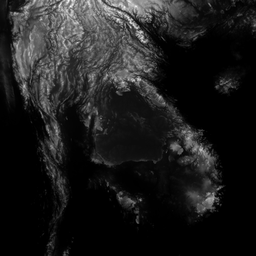
#> input picture false-color/heightmapper.png, 256 x 256 px, shrunk from 1024 x 1024 before the run, found by its file name
$ python convert-color.py
#> lines starting #> are read from the running program, lines starting #| are printed output that depends on the picture
#!/usr/bin/env python3
from itertools import starmap

from cv2 import imread, imshow, waitKey as wait_key
from numpy import reshape, uint8


def hhu(func):
    """Decorator to wrap floating point operations to uinit8."""
    return lambda a, b, c: [int(i*255) for i in func(a/255, b/255, c/255)]


@hhu
def bgr_to_hsv(b, g, r):
    """Convert a pixel in BGR to HSV."""
    minc, maxc = min(r, g, b), max(r, g, b)
    if minc == maxc: return 0.0, 0.0, maxc
    diff = maxc - minc
    sat = diff / maxc
    rc, gc, bc = (maxc-r)/diff, (maxc-g)/diff, (maxc-b)/diff
    if r == maxc: return (bc-gc)/6%1, sat, maxc
    if g == maxc: return (2.0+rc-bc)/6%1, sat, maxc
    if b == maxc: return (4.0+gc-rc)/6%1, sat, maxc


@hhu
def hsv_to_bgr(h, s, v):
    """Convert a pixel in HSV to BGR."""
    if s == 0.0: return v, v, v
    f = h * 6 % 1
    p = v * (1 - s)
    q = v * (1 - s*f)
    t = v * (1 - s*(1 - f))
    i = int(h*6%6)
    if i == 0: return p, t, v
    if i == 1: return p, v, q
    if i == 2: return t, v, p
    if i == 3: return v, q, p
    if i == 4: return v, p, t
    if i == 5: return q, p, v


def convert_color(image, func):
    """Convert the image from one color space to another based on func."""
    x, y, z = image.shape
    return reshape(list(starmap(func, reshape(image, (x*y, z)))), (x, y, z))


def disp(image, name):
    """Display the given image."""
    imshow(name, image.astype(uint8))
    wait_key()


if __name__ == '__main__':
    im = imread('heightmapper.png')
#> im is the input picture: shape (256, 256, 3); min 0, max 249, mean 29
    disp(im, 'original')
    disp(convert_color(convert_color(im, bgr_to_hsv), hsv_to_bgr),
         'converted to HSV back and forth')
#> in convert_color, `return reshape(list(starmap(func, reshape(image, (x*y, z)))), (x, y, z))`:
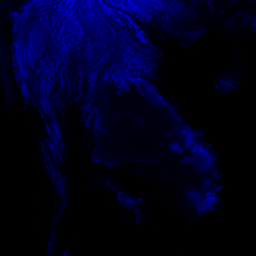
#> returned value: shape (256, 256, 3) int64; mean of channels 0, 1, 2 0, 0, 29; drawn as R, G, B
